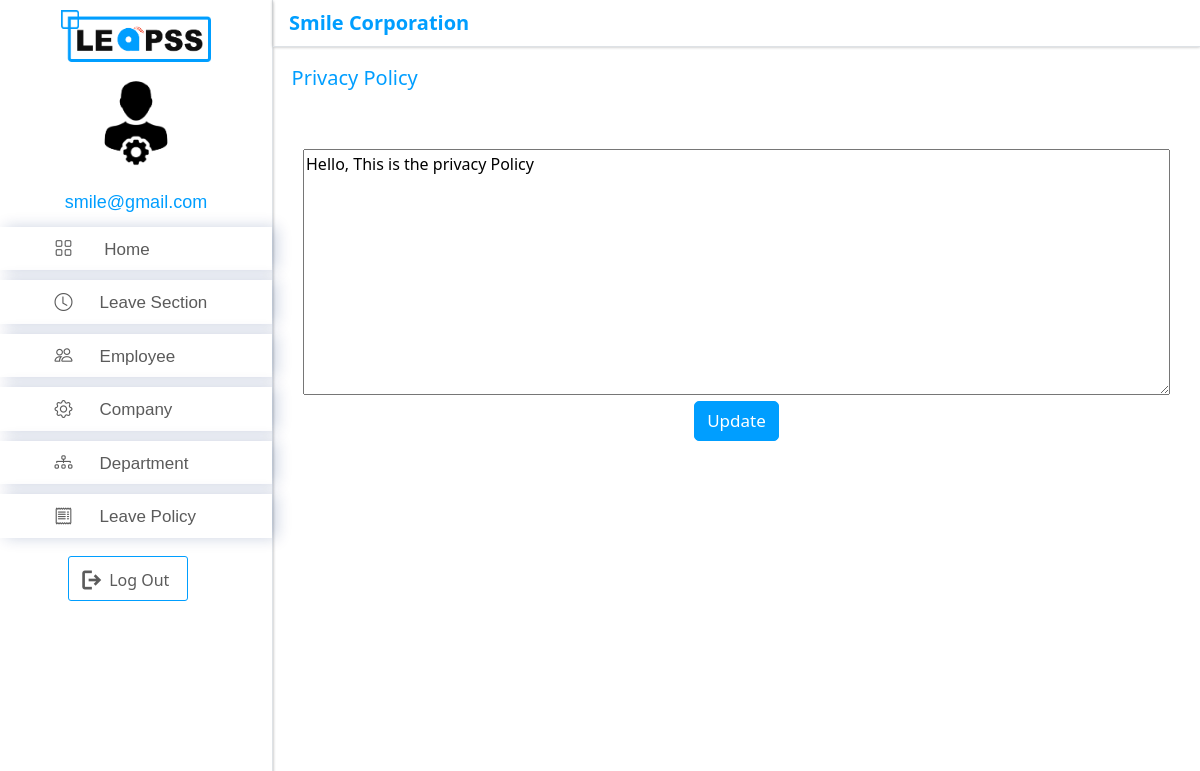
Page /setupPrivacyPolicy (signed in) on the earlier database version.
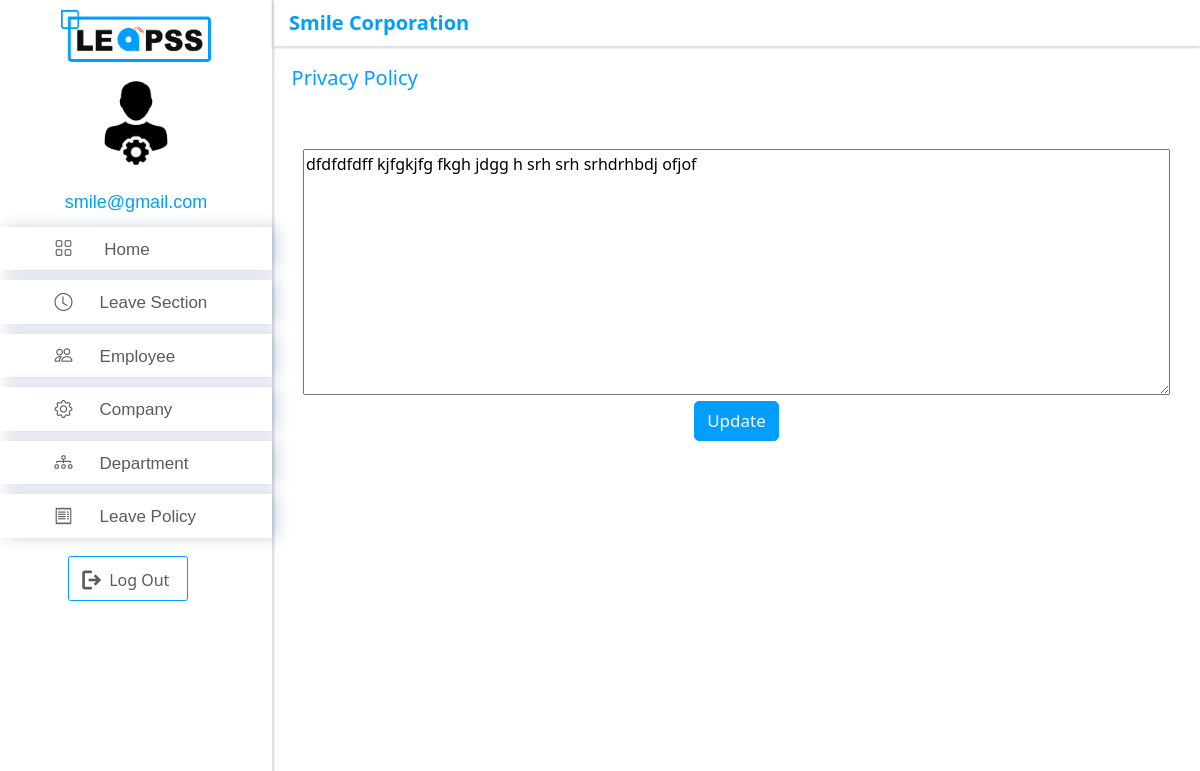
Same page on the later database version.
### app/models.py (models this page shows)
class PrivacyPolicy(models.Model):
    com_id = models.ForeignKey(Company, on_delete=models.CASCADE, default=1)
    privacypolicy = models.CharField(max_length=50000)

### app/views.py (the view, shortened to what this page needs)
# urls.py: path('setupPrivacyPolicy', setupPrivacyPolicy, name='setupPrivacyPolicy'),
@login_required(login_url='adminLogin')
@user_passes_test(is_admin)
def setupPrivacyPolicy(request):
    com = Company.objects.filter(username=request.user.username).first()
    if com is None:
        emp = Employee.objects.filter(email=request.user.username).first()
        com = Company.objects.filter(name=emp.com_id).first()
    privacy_details = PrivacyPolicy.objects.filter(com_id=com).first()
    if privacy_details is None:
        if request.method == "POST":
            form = PrivacyPolicyForm(request.POST, initial={'com_id': com.id})
            if form.is_valid():
                data = form.save(commit=False)
                data.com_id = com
                data.save()
                time.sleep(2)
                return redirect('companySetup')
            else:
                print(form.errors)
        else:
            form = PrivacyPolicyForm(initial={'com_id': com.id})
    else:
        instance = PrivacyPolicy.objects.get(com_id=com)
        form = PrivacyPolicyUpdateForm(request.POST or None, instance=instance, initial={'com_id': com.id})
    context = {'leave': leave, 'form': form, 'privacy_details': privacy_details, 'com': com}
    return render(request, "setupPrivacyPolicy.html", context)

### app/forms.py
class PrivacyPolicyUpdateForm(forms.ModelForm):
    privacypolicy = forms.CharField(widget=forms.Textarea(attrs=({'id':'tarea', 'placeholder': 'Fill in your privacy policy'})))
    class Meta:
        model = PrivacyPolicy
        fields = ['privacypolicy']

### app/views.py (called while the page is built)
def is_admin(user):
    return user.groups.filter(name='ADMIN').exists()

### app/templates/setupPrivacyPolicy.html (shortened to what this page needs)
<!DOCTYPE html>
<html lang="en">
<head>
    {% load static %}
    <link href="{% static 'assets\css\leave.css' %}" rel="stylesheet">
    <link rel="stylesheet" href="https://unpkg.com/aos@next/dist/aos.css" />
    <link rel="stylesheet" href="https://cdn.jsdelivr.net/npm/bootstrap@4.6.2/dist/css/bootstrap.min.css">
    <link href='https://unpkg.com/boxicons@2.1.4/css/boxicons.min.css' rel='stylesheet'>
    <link rel="stylesheet" href="https://use.fontawesome.com/releases/v5.0.10/css/all.css">
    <link rel="stylesheet" href="https://cdn.jsdelivr.net/npm/bootstrap-icons@1.10.2/font/bootstrap-icons.css">
</head>
<body id="body-pd">
    <div class="d-flex" id="wrapper">
        <div class="border-end bg-white border-right position-sticky header" id="sidebar-wrapper">
            <div class="justify-content-center">
                <div class="leapss">
                  <img src="{% static 'assets/img/logo.png'%}" alt="">
                </div>
            </div>
            <ul class="sidebar-nav " id="sidebar-nav">
                <li class="profile"data-bs-toggle="collapse">
                    <img src="{% static 'assets/img/user.png'%}" alt="" class="img-fluid rounded-circle">
                    <h6>{{user.username}}</h6>
                </li>
            </ul>
            <div class="list-group list-group-flush" style="list-style:none; margin-top: 3%;">
                <li ><a class="list-group-item " href="/adminDashboard"><i class="bi bi-grid" style="margin-left: 20%; font-size:18px;"></i><span></i> <span>Home</span></a></li>
                <li><a class="list-group-item " href="/leaveApplicationDetails"> <i class="bi bi-clock" style="margin-left: 20%;font-size:18px; "></i><span></i><span>Leave Section</span></a></li>
                <li><a class="list-group-item " href="{% url 'activeEmployee' %}"><i class="bi bi-people" style="margin-left: 20%;font-size:18px;"></i><span></i><span>Employee</span></a></li>
                <li><a class="list-group-item " href="/companySetup"><i class="bi bi-gear"style="margin-left: 20%;font-size:18px;"></i><span></i><span>Company</span></a></li>
                <li><a class="list-group-item " href="{% url 'department' %}"><i class="bi bi-diagram-3"style="margin-left: 20%;font-size:18px;"></i><span></i><span>Department</span></a></li>
                <li><a class="list-group-item" href="/leavePolicySetting"><i class="bi bi-receipt"style="margin-left: 20%;font-size:18px;"></i><span></i><span>Leave Policy</span></a></li>
             </div>
             <div class="logout">
              <a class="nav-link"href="{% url 'logout' %}"><span class="material-symbols-outlined"style="padding:5%;font-weight: 600; position:relative;top:3px;">
                </span><span style="font-family: 'Segoe UI', sans-serif; position:relative;bottom:3px; ">Log Out</span></a>
            </div>
        </div>
        <div id="page-content-wrapper">
            <nav class="navbar navbar-expand-lg  align-items-center justify-content-between border-bottom">
                <div class="logo d-flex align-items-center">
                    <span>{% if com is None %}Your Company Name{% else %}{{  com.name }}{% endif %}</span>
                  </div>
            </nav>
            <section class="section container pageClass  bg-white rounded dashboard">
                <div class="row justify-content-between">
                <h5 style="color: #009eff; padding: 2%;">Privacy Policy</h5>
                </div>
                {% if privacy_details is not None %}
                    <form method="POST" class="post-form">
                        {% csrf_token %}  <br><br>
                        <div class="container">
                            {{form.privacypolicy}}
                        </div>
                        <div class=" row justify-content-center addEmp">
                            <button class="btn " type="submit" data-toggle="modal" data-target="#exampleModalCenter"> Update</button>
                        </div>
                    </form>
                {% endif %}
            </section>
        </div>
    </div>
</body>
</html>

Differences in the rows shown:
removed PrivacyPolicy: privacypolicy "Hello, This is the privacy Policy"
added PrivacyPolicy: privacypolicy "dfdfdfdff kjfgkjfg fkgh jdgg h srh srh srhdrhbdj ofjof"
